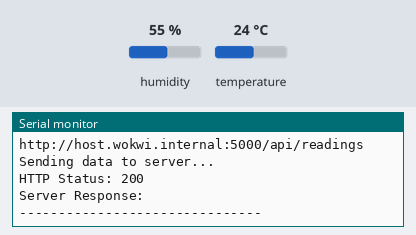
Bench run of a program on a simulated ESP32. On the bench: the last lines printed to the serial monitor. The inputs (shaded band) are chosen by the test bench; at power-on: humidity 55 %, temperature 24 °C. WiFi joins after 1.5 s; servers stay silent unless stated; uploads are accepted with an empty reply.

Above: at 3.7 s.
3.8 s: humidity set to 22 %
At 7.9 s:
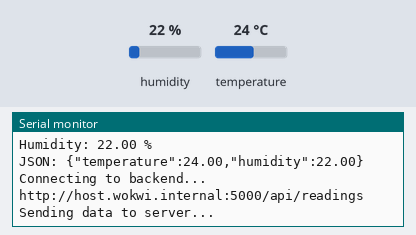
9.6 s: temperature set to 12 °C
At 13.8 s:
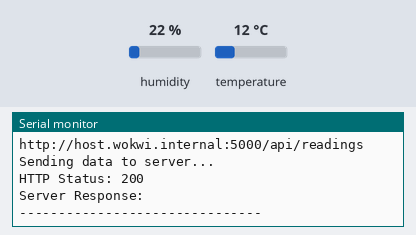
15.4 s: humidity set to 40 %
At 18.34 s:
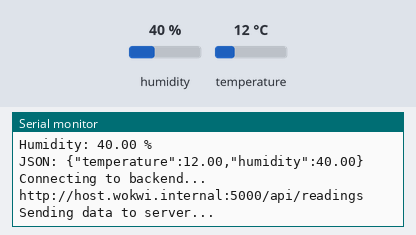
Timing chart, 0 to 19.8 s (numbered marks = the images above; inputs shaded):
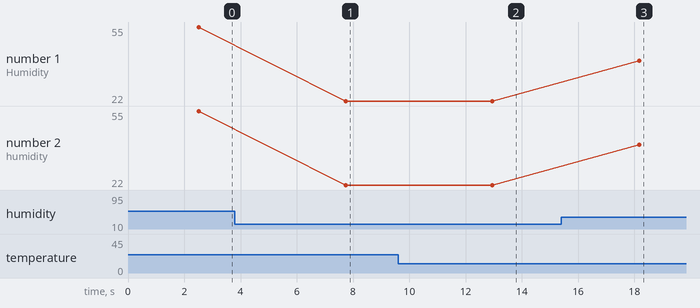

The program:

main.cpp
```cpp
#include <Arduino.h>
#include <WiFi.h>
#include <HTTPClient.h>
#include <DHT.h>

#define DHTPIN 16
#define DHTTYPE DHT22

DHT dht(DHTPIN, DHTTYPE);

const char* ssid = "Wokwi-GUEST";
const char* password = "";

// Direct connection from Wokwi to your Windows computer
const char* serverURL =
    "http://host.wokwi.internal:5000/api/readings";


void connectWiFi()
{
    Serial.println();
    Serial.println("Connecting to WiFi...");

    WiFi.mode(WIFI_STA);
    WiFi.begin(ssid, password, 6);

    while (WiFi.status() != WL_CONNECTED)
    {
        delay(500);
        Serial.print(".");
    }

    Serial.println();
    Serial.println("WiFi connected!");

    Serial.print("IP Address: ");
    Serial.println(WiFi.localIP());
}


void setup()
{
    Serial.begin(115200);
    delay(1000);

    Serial.println();
    Serial.println("================================");
    Serial.println("IoT Weather Monitoring System");
    Serial.println("================================");

    dht.begin();

    connectWiFi();

    Serial.print("Backend URL: ");
    Serial.println(serverURL);
}


void loop()
{
    if (WiFi.status() != WL_CONNECTED)
    {
        Serial.println("WiFi disconnected.");
        connectWiFi();
    }

    float temperature = dht.readTemperature();
    float humidity = dht.readHumidity();

    if (isnan(temperature) || isnan(humidity))
    {
        Serial.println("ERROR: DHT22 reading failed");
        delay(5000);
        return;
    }

    Serial.println();
    Serial.println("Sensor Reading:");

    Serial.print("Temperature: ");
    Serial.print(temperature, 2);
    Serial.println(" °C");

    Serial.print("Humidity: ");
    Serial.print(humidity, 2);
    Serial.println(" %");


    String payload =
        "{\"temperature\":" +
        String(temperature, 2) +
        ",\"humidity\":" +
        String(humidity, 2) +
        "}";

    Serial.print("JSON: ");
    Serial.println(payload);


    WiFiClient client;
    HTTPClient http;

    http.setConnectTimeout(10000);
    http.setTimeout(10000);

    Serial.println("Connecting to backend...");
    Serial.println(serverURL);


    if (!http.begin(client, serverURL))
    {
        Serial.println("ERROR: HTTPClient.begin() failed");
        delay(5000);
        return;
    }


    http.addHeader("Content-Type", "application/json");

    Serial.println("Sending data to server...");

    int httpCode = http.POST(payload);

    Serial.print("HTTP Status: ");
    Serial.println(httpCode);


    if (httpCode > 0)
    {
        String response = http.getString();

        Serial.print("Server Response: ");
        Serial.println(response);

        if (httpCode == 201)
        {
            Serial.println("SUCCESS: Data received by backend!");
            Serial.println("SUCCESS: Data saved to MongoDB!");
        }
    }
    else
    {
        Serial.print("POST Error: ");
        Serial.println(http.errorToString(httpCode));
    }


    http.end();

    Serial.println("-------------------------------");

    delay(5000);
}
```

Measured:
- after the input at 3.8 s, the serial monitor: prints a new line after 3.9 s (image 1)
- after the input at 9.6 s, the serial monitor: prints a new line after 3.4 s (image 2)
- after the input at 15.4 s, the serial monitor: prints a new line after 2.8 s (image 3)
- plotted number 1: 55 → 22 after the input at 3.8 s, 22 → 40 after the input at 15.4 s
- plotted number 2: 55 → 22 after the input at 3.8 s, 22 → 40 after the input at 15.4 s
